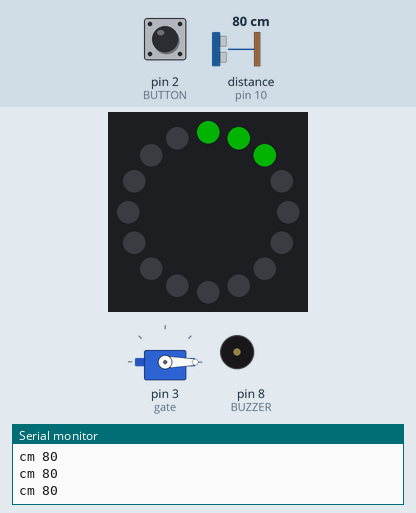
A sketch run on a simulated Arduino Uno, built with avr-gcc and run on an emulated ATmega328P. On the bench: 16 RGB LEDs in a ring, first at the top, clockwise, servo, buzzer (waves = sounding), the last lines printed to the serial monitor. Wiring (from diagram.json): ultrasonic range finder: trigger pin 9; echo pin 10. The inputs (shaded band) are chosen by the test bench; at power-on: distance to the obstacle (sensor on pin 10) 80 cm, pin 2 (BUTTON) HIGH. The echo pulse lasts 58.3 µs per cm; dim RGB values are drawn brighter than linear.

Above: at 1.2 s.
1.3 s: distance to the obstacle (sensor on pin 10) set to 17 cm
At 2.5 s:
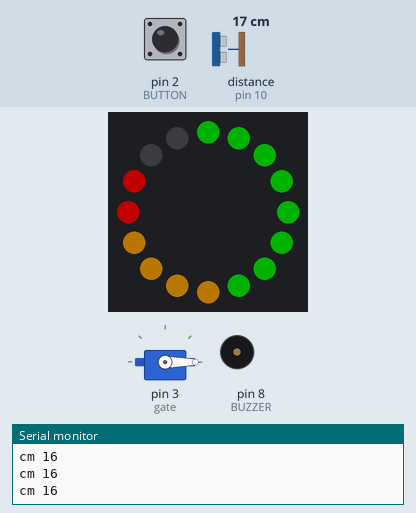
2.8 s: distance to the obstacle (sensor on pin 10) set to 14 cm
At 3.5 s:
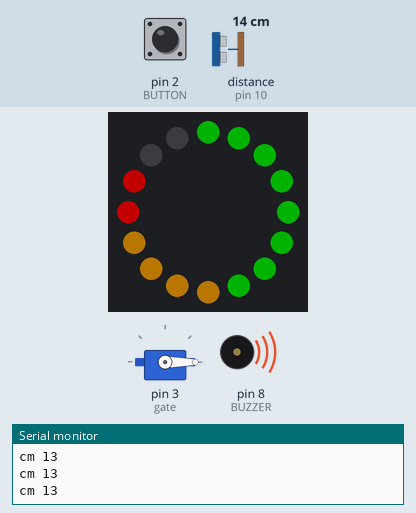
4.6 s: distance to the obstacle (sensor on pin 10) set to 120 cm
At 5.0 s:
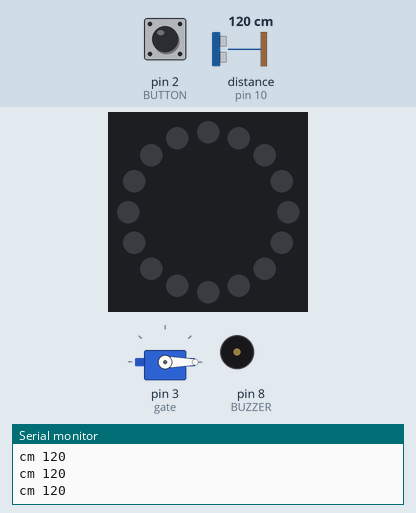
6.1 s: distance to the obstacle (sensor on pin 10) set to 4 cm
At 7.2 s:
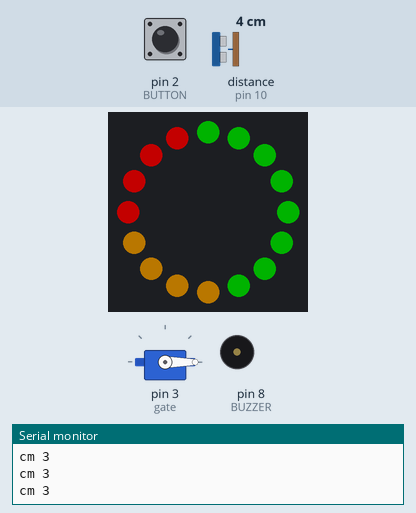
7.8 s: distance to the obstacle (sensor on pin 10) set to 35 cm
At 7.93 s:
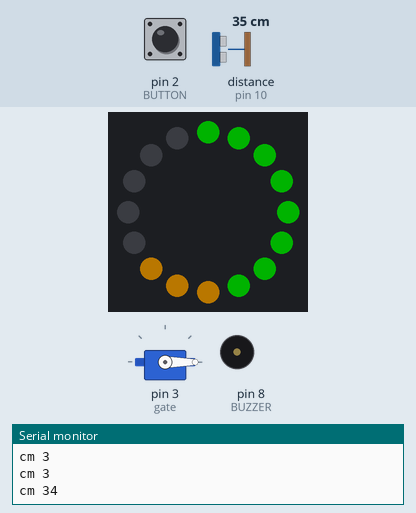
9.7 s: pin 2 (BUTTON) pulled LOW for 3.2 s
At 11.0 s:
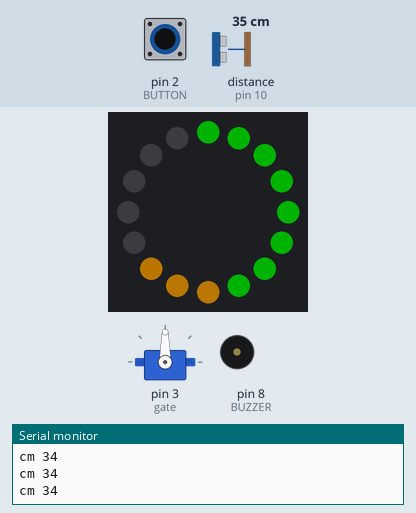
Timing chart, 0 to 14.4 s (numbered marks = the images above; inputs shaded):
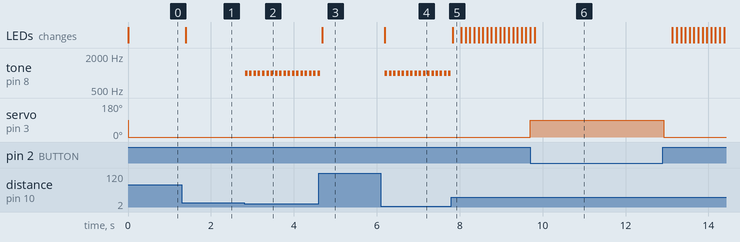

The sketch:

parts-tour.ino
```cpp
#include <Adafruit_NeoPixel.h>
#include <Servo.h>

const int TRIG = 9;
const int ECHO = 10;
const int BUTTON = 2;
const int BUZZER = 8;

Adafruit_NeoPixel ring(16, 6, NEO_GRB + NEO_KHZ800);
Servo gate;

void setup() {
  Serial.begin(9600);
  ring.begin();
  gate.attach(3);
  pinMode(TRIG, OUTPUT);
  pinMode(ECHO, INPUT);
  pinMode(BUTTON, INPUT_PULLUP);
  Serial.println("parts tour");
}

long readCm() {
  digitalWrite(TRIG, LOW);
  delayMicroseconds(2);
  digitalWrite(TRIG, HIGH);
  delayMicroseconds(10);
  digitalWrite(TRIG, LOW);
  return pulseIn(ECHO, HIGH, 30000) / 58;
}

void loop() {
  long cm = readCm();
  int lit = cm <= 0 ? 0 : constrain(map(cm, 100, 5, 0, 16), 0, 16);
  for (int i = 0; i < 16; i++) {
    uint32_t c = 0;
    if (i < lit) c = i < 8 ? ring.Color(0, 60, 0) : i < 12 ? ring.Color(70, 45, 0) : ring.Color(90, 0, 0);
    ring.setPixelColor(i, c);
  }
  ring.show();
  gate.write(digitalRead(BUTTON) == LOW ? 90 : 0);
  if (cm > 0 && cm < 15) tone(BUZZER, 1000, 60);
  Serial.print("cm ");
  Serial.println(cm);
  delay(100);
}
```

Measured:
- the behaviour switches between 16 and 15 cm on distance to the obstacle (sensor on pin 10) (found by bisection; images 1 and 2)
- after the input at 1.3 s, the LEDs: change after 0.09 s (image 1)
- after the input at 2.8 s, tone on pin 8 (BUZZER): alternates 1000 Hz for 0.06 s and silent for 0.04 s, starting at once
- after the input at 4.6 s, tone on pin 8 (BUZZER): goes on until 4.6 s, then stays silent; the LEDs: change after 0.08 s (image 3)
- after the input at 6.1 s, tone on pin 8 (BUZZER): alternates 1000 Hz for 0.06 s and silent for 0.04 s, starting after 0.10 s; the LEDs: change after 0.10 s (image 4)
- after the input at 7.8 s, tone on pin 8 (BUZZER): stops changing and stays silent; the LEDs: change at once (image 5)
- after the input at 9.7 s, servo on pin 3 (gate): 0° → 90° at once, → 0° 3.2 s later
